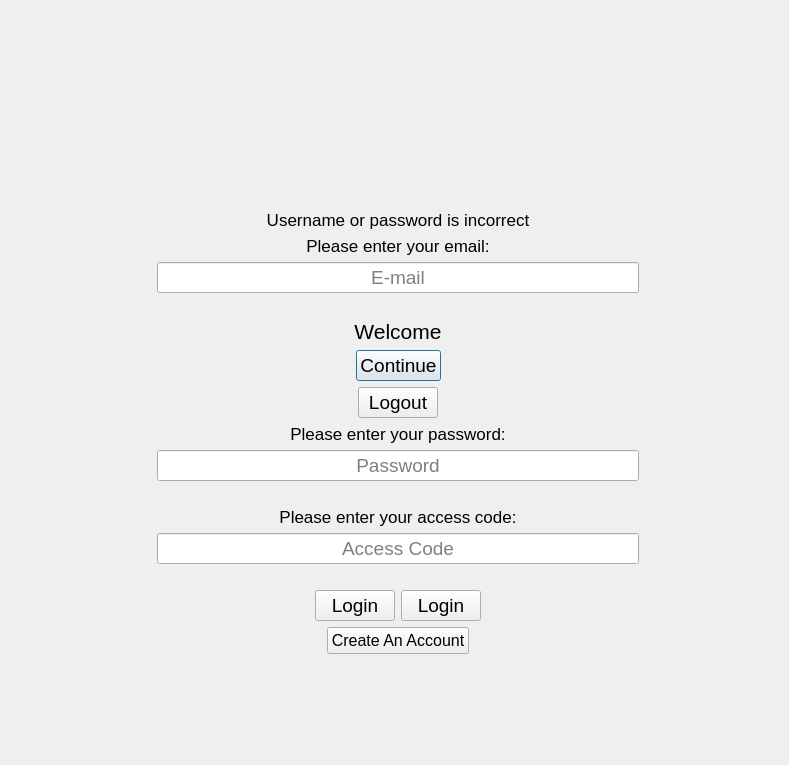
<?xml version="1.0" encoding="UTF-8"?>
<ui version="4.0">
 <class>Dialog</class>
 <widget class="QDialog" name="Dialog">
  <property name="geometry">
   <rect>
    <x>0</x>
    <y>0</y>
    <width>789</width>
    <height>765</height>
   </rect>
  </property>
  <property name="windowTitle">
   <string>Dialog</string>
  </property>
  <layout class="QHBoxLayout" name="horizontalLayout_2">
   <item>
    <spacer name="horizontalSpacer">
     <property name="orientation">
      <enum>Qt::Horizontal</enum>
     </property>
     <property name="sizeHint" stdset="0">
      <size>
       <width>146</width>
       <height>20</height>
      </size>
     </property>
    </spacer>
   </item>
   <item>
    <layout class="QVBoxLayout" name="verticalLayout">
     <item>
      <spacer name="verticalSpacer_4">
       <property name="orientation">
        <enum>Qt::Vertical</enum>
       </property>
       <property name="sizeHint" stdset="0">
        <size>
         <width>482</width>
         <height>13</height>
        </size>
       </property>
      </spacer>
     </item>
     <item>
      <layout class="QHBoxLayout" name="horizontalLayout">
       <item>
        <spacer name="horizontalSpacer_7">
         <property name="orientation">
          <enum>Qt::Horizontal</enum>
         </property>
         <property name="sizeHint" stdset="0">
          <size>
           <width>40</width>
           <height>20</height>
          </size>
         </property>
        </spacer>
       </item>
       <item>
        <widget class="QLabel" name="logo">
         <property name="minimumSize">
          <size>
           <width>360</width>
           <height>0</height>
          </size>
         </property>
         <property name="maximumSize">
          <size>
           <width>400</width>
           <height>100</height>
          </size>
         </property>
         <property name="font">
          <font>
           <pointsize>22</pointsize>
           <weight>50</weight>
           <bold>false</bold>
          </font>
         </property>
         <property name="autoFillBackground">
          <bool>false</bool>
         </property>
         <property name="text">
          <string/>
         </property>
         <property name="pixmap">
          <pixmap>../images/Wealthsimple-review.png</pixmap>
         </property>
         <property name="scaledContents">
          <bool>true</bool>
         </property>
         <property name="alignment">
          <set>Qt::AlignCenter</set>
         </property>
        </widget>
       </item>
       <item>
        <spacer name="horizontalSpacer_8">
         <property name="orientation">
          <enum>Qt::Horizontal</enum>
         </property>
         <property name="sizeHint" stdset="0">
          <size>
           <width>40</width>
           <height>20</height>
          </size>
         </property>
        </spacer>
       </item>
      </layout>
     </item>
     <item>
      <spacer name="verticalSpacer_5">
       <property name="orientation">
        <enum>Qt::Vertical</enum>
       </property>
       <property name="sizeType">
        <enum>QSizePolicy::Fixed</enum>
       </property>
       <property name="sizeHint" stdset="0">
        <size>
         <width>20</width>
         <height>60</height>
        </size>
       </property>
      </spacer>
     </item>
     <item>
      <widget class="QLabel" name="incorrectLabel">
       <property name="font">
        <font>
         <pointsize>13</pointsize>
         <weight>50</weight>
         <italic>false</italic>
         <bold>false</bold>
        </font>
       </property>
       <property name="text">
        <string>Username or password is incorrect</string>
       </property>
       <property name="alignment">
        <set>Qt::AlignCenter</set>
       </property>
      </widget>
     </item>
     <item>
      <widget class="QLabel" name="emailLabel">
       <property name="font">
        <font>
         <pointsize>13</pointsize>
         <weight>50</weight>
         <italic>false</italic>
         <bold>false</bold>
        </font>
       </property>
       <property name="text">
        <string>Please enter your email:</string>
       </property>
       <property name="alignment">
        <set>Qt::AlignCenter</set>
       </property>
      </widget>
     </item>
     <item>
      <widget class="QLineEdit" name="usernameEdit">
       <property name="font">
        <font>
         <pointsize>14</pointsize>
        </font>
       </property>
       <property name="inputMethodHints">
        <set>Qt::ImhEmailCharactersOnly</set>
       </property>
       <property name="alignment">
        <set>Qt::AlignCenter</set>
       </property>
       <property name="placeholderText">
        <string>E-mail</string>
       </property>
      </widget>
     </item>
     <item>
      <spacer name="verticalSpacer">
       <property name="orientation">
        <enum>Qt::Vertical</enum>
       </property>
       <property name="sizeType">
        <enum>QSizePolicy::Fixed</enum>
       </property>
       <property name="sizeHint" stdset="0">
        <size>
         <width>20</width>
         <height>20</height>
        </size>
       </property>
      </spacer>
     </item>
     <item>
      <layout class="QVBoxLayout" name="authenticatedLayout">
       <item>
        <widget class="QLabel" name="authLabel">
         <property name="font">
          <font>
           <pointsize>16</pointsize>
          </font>
         </property>
         <property name="text">
          <string>Welcome</string>
         </property>
         <property name="alignment">
          <set>Qt::AlignCenter</set>
         </property>
        </widget>
       </item>
       <item>
        <layout class="QHBoxLayout" name="horizontalLayout_5">
         <item>
          <spacer name="horizontalSpacer_9">
           <property name="orientation">
            <enum>Qt::Horizontal</enum>
           </property>
           <property name="sizeHint" stdset="0">
            <size>
             <width>40</width>
             <height>20</height>
            </size>
           </property>
          </spacer>
         </item>
         <item>
          <widget class="QPushButton" name="authContinueButton">
           <property name="font">
            <font>
             <pointsize>14</pointsize>
            </font>
           </property>
           <property name="text">
            <string>Continue</string>
           </property>
          </widget>
         </item>
         <item>
          <spacer name="horizontalSpacer_10">
           <property name="orientation">
            <enum>Qt::Horizontal</enum>
           </property>
           <property name="sizeHint" stdset="0">
            <size>
             <width>40</width>
             <height>20</height>
            </size>
           </property>
          </spacer>
         </item>
        </layout>
       </item>
       <item>
        <layout class="QHBoxLayout" name="horizontalLayout_6">
         <item>
          <spacer name="horizontalSpacer_11">
           <property name="orientation">
            <enum>Qt::Horizontal</enum>
           </property>
           <property name="sizeHint" stdset="0">
            <size>
             <width>40</width>
             <height>20</height>
            </size>
           </property>
          </spacer>
         </item>
         <item>
          <widget class="QPushButton" name="authLogoutButton">
           <property name="font">
            <font>
             <pointsize>14</pointsize>
            </font>
           </property>
           <property name="text">
            <string>Logout</string>
           </property>
          </widget>
         </item>
         <item>
          <spacer name="horizontalSpacer_12">
           <property name="orientation">
            <enum>Qt::Horizontal</enum>
           </property>
           <property name="sizeHint" stdset="0">
            <size>
             <width>40</width>
             <height>20</height>
            </size>
           </property>
          </spacer>
         </item>
        </layout>
       </item>
      </layout>
     </item>
     <item>
      <widget class="QLabel" name="passwordLabel">
       <property name="font">
        <font>
         <pointsize>13</pointsize>
         <weight>50</weight>
         <italic>false</italic>
         <bold>false</bold>
        </font>
       </property>
       <property name="text">
        <string>Please enter your password:</string>
       </property>
       <property name="alignment">
        <set>Qt::AlignCenter</set>
       </property>
      </widget>
     </item>
     <item>
      <widget class="QLineEdit" name="passwordEdit">
       <property name="font">
        <font>
         <pointsize>14</pointsize>
        </font>
       </property>
       <property name="inputMethodHints">
        <set>Qt::ImhHiddenText|Qt::ImhNoAutoUppercase|Qt::ImhNoPredictiveText|Qt::ImhSensitiveData</set>
       </property>
       <property name="text">
        <string/>
       </property>
       <property name="echoMode">
        <enum>QLineEdit::Password</enum>
       </property>
       <property name="alignment">
        <set>Qt::AlignCenter</set>
       </property>
       <property name="placeholderText">
        <string>Password</string>
       </property>
      </widget>
     </item>
     <item>
      <spacer name="verticalSpacer_6">
       <property name="orientation">
        <enum>Qt::Vertical</enum>
       </property>
       <property name="sizeType">
        <enum>QSizePolicy::Fixed</enum>
       </property>
       <property name="sizeHint" stdset="0">
        <size>
         <width>20</width>
         <height>20</height>
        </size>
       </property>
      </spacer>
     </item>
     <item>
      <layout class="QHBoxLayout" name="layoutOTPText">
       <item>
        <widget class="QLabel" name="OTPLabel">
         <property name="font">
          <font>
           <pointsize>13</pointsize>
           <weight>50</weight>
           <italic>false</italic>
           <bold>false</bold>
          </font>
         </property>
         <property name="text">
          <string>Please enter your access code:</string>
         </property>
         <property name="alignment">
          <set>Qt::AlignCenter</set>
         </property>
        </widget>
       </item>
      </layout>
     </item>
     <item>
      <widget class="QLineEdit" name="onetimepasswordEdit">
       <property name="font">
        <font>
         <pointsize>14</pointsize>
        </font>
       </property>
       <property name="alignment">
        <set>Qt::AlignCenter</set>
       </property>
       <property name="placeholderText">
        <string>Access Code</string>
       </property>
      </widget>
     </item>
     <item>
      <layout class="QHBoxLayout" name="horizontalLayoutOTP"/>
     </item>
     <item>
      <spacer name="verticalSpacer_2">
       <property name="orientation">
        <enum>Qt::Vertical</enum>
       </property>
       <property name="sizeType">
        <enum>QSizePolicy::Fixed</enum>
       </property>
       <property name="sizeHint" stdset="0">
        <size>
         <width>20</width>
         <height>20</height>
        </size>
       </property>
      </spacer>
     </item>
     <item>
      <layout class="QHBoxLayout" name="horizontalLayout_3">
       <item>
        <spacer name="horizontalSpacer_3">
         <property name="orientation">
          <enum>Qt::Horizontal</enum>
         </property>
         <property name="sizeHint" stdset="0">
          <size>
           <width>40</width>
           <height>20</height>
          </size>
         </property>
        </spacer>
       </item>
       <item>
        <widget class="QPushButton" name="loginButton">
         <property name="font">
          <font>
           <pointsize>14</pointsize>
          </font>
         </property>
         <property name="text">
          <string>Login</string>
         </property>
        </widget>
       </item>
       <item>
        <widget class="QPushButton" name="loginButtonOTP">
         <property name="font">
          <font>
           <pointsize>14</pointsize>
          </font>
         </property>
         <property name="text">
          <string>Login</string>
         </property>
        </widget>
       </item>
       <item>
        <spacer name="horizontalSpacer_4">
         <property name="orientation">
          <enum>Qt::Horizontal</enum>
         </property>
         <property name="sizeHint" stdset="0">
          <size>
           <width>40</width>
           <height>20</height>
          </size>
         </property>
        </spacer>
       </item>
      </layout>
     </item>
     <item>
      <layout class="QHBoxLayout" name="horizontalLayout_4">
       <item>
        <spacer name="horizontalSpacer_5">
         <property name="orientation">
          <enum>Qt::Horizontal</enum>
         </property>
         <property name="sizeHint" stdset="0">
          <size>
           <width>40</width>
           <height>20</height>
          </size>
         </property>
        </spacer>
       </item>
       <item>
        <widget class="QPushButton" name="signupButton">
         <property name="font">
          <font>
           <pointsize>12</pointsize>
          </font>
         </property>
         <property name="text">
          <string>Create An Account</string>
         </property>
        </widget>
       </item>
       <item>
        <spacer name="horizontalSpacer_6">
         <property name="orientation">
          <enum>Qt::Horizontal</enum>
         </property>
         <property name="sizeHint" stdset="0">
          <size>
           <width>40</width>
           <height>20</height>
          </size>
         </property>
        </spacer>
       </item>
      </layout>
     </item>
     <item>
      <spacer name="verticalSpacer_3">
       <property name="orientation">
        <enum>Qt::Vertical</enum>
       </property>
       <property name="sizeType">
        <enum>QSizePolicy::Expanding</enum>
       </property>
       <property name="sizeHint" stdset="0">
        <size>
         <width>482</width>
         <height>13</height>
        </size>
       </property>
      </spacer>
     </item>
    </layout>
   </item>
   <item>
    <spacer name="horizontalSpacer_2">
     <property name="orientation">
      <enum>Qt::Horizontal</enum>
     </property>
     <property name="sizeHint" stdset="0">
      <size>
       <width>114</width>
       <height>20</height>
      </size>
     </property>
    </spacer>
   </item>
  </layout>
 </widget>
 <resources/>
 <connections/>
</ui>
